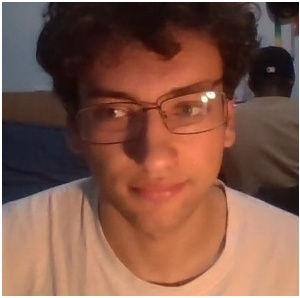
#> input picture AIProcess-Data/data_faces/2024-05-19_16-34-03/img_face_1.jpg, 300 x 298 px
$ python -i stream_usbcam2.py   (imports and definitions only)
#> lines starting #> are read from the running program, lines starting #| are printed output that depends on the picture
#> further down, picture is the input picture: shape (298, 300, 3); mean B, G, R 71.9, 87.1, 128.6
import cv2
from flask import Flask, Response

# [1 line not run here, left out]

def webcam_stream():
    cap = cv2.VideoCapture(2)  # Use the first webcam (index 0)
    # cap.set(cv2.CAP_PROP_FPS, 5)

    while True:
        ret, frame = cap.read()
        if not ret:
            break

        # Resize the frame to VGA resolution (640x480)
        # rframe = cv2.resize(frame, (320, 240))
        rframe = cv2.resize(frame, (640, 480))

        rframe = auto_adjust_brightness_contrast(rframe)

        # Convert the frame to JPEG format
        ret, jpeg = cv2.imencode('.jpg', rframe)
        if not ret:
            break

        # Yield the JPEG frame
        yield (b'--123456789000000000000987654321\r\n' b'Content-Type: image/jpeg\r\n\r\n' + jpeg.tobytes() + b'\r\n')

    cap.release()

def auto_adjust_brightness_contrast(image):
    # Convert image to LAB color space
    lab = cv2.cvtColor(image, cv2.COLOR_BGR2LAB)
#> lab: shape (298, 300, 3); mean of channels 0, 1, 2 102.7, 143.5, 143.6

    # Split channels
    l, a, b = cv2.split(lab)
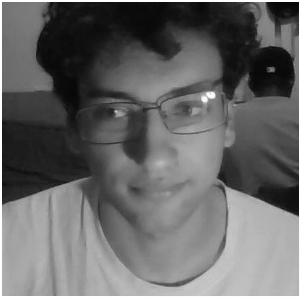
#> l: shape (298, 300); min 2, max 255, mean 102.7
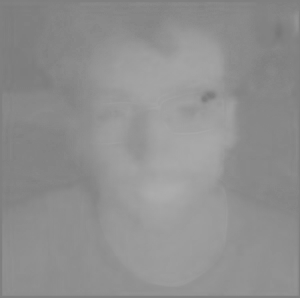
#> a: shape (298, 300); min 118, max 172, mean 143.5

    # Apply CLAHE (Contrast Limited Adaptive Histogram Equalization) to the L channel
    clahe = cv2.createCLAHE(clipLimit=3.0, tileGridSize=(8, 8))
    l_equalized = clahe.apply(l)
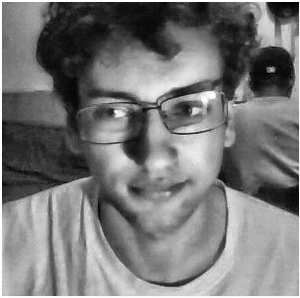
#> l_equalized: shape (298, 300); min 2, max 255, mean 120

    # Merge channels
    lab_equalized = cv2.merge((l_equalized, a, b))
#> lab_equalized: shape (298, 300, 3); mean of channels 0, 1, 2 120, 143.5, 143.6

    # Convert back to BGR color space
    equalized_image = cv2.cvtColor(lab_equalized, cv2.COLOR_LAB2BGR)
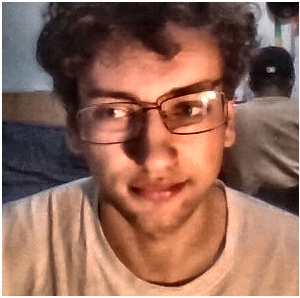
#> equalized_image: shape (298, 300, 3); mean B, G, R 88.1, 103.8, 145.6

    return equalized_image


# [4 lines that did not run here, left out]

# [2 lines not run here, left out]

>>> import cv2
>>> picture = cv2.imread('AIProcess-Data/data_faces/2024-05-19_16-34-03/img_face_1.jpg')
>>> result = auto_adjust_brightness_contrast(picture)

$ run again, on AIProcess-Data/data_faces/2024-05-19_16-34-03/img_face_3.jpg
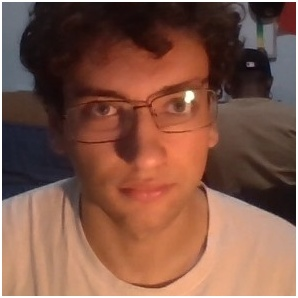
#> input picture AIProcess-Data/data_faces/2024-05-19_16-34-03/img_face_3.jpg, 298 x 298 px
#> picture is the input picture: shape (298, 298, 3); mean B, G, R 71.7, 87.3, 129.2
#> lab: shape (298, 298, 3); mean of channels 0, 1, 2 103, 143.7, 144
#> in auto_adjust_brightness_contrast, `l_equalized = clahe.apply(l)`:
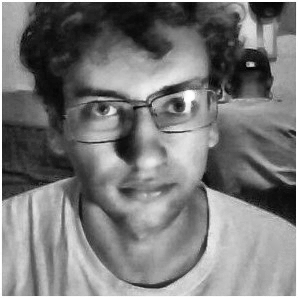
#> l_equalized: shape (298, 298); min 2, max 255, mean 121.3
#> lab_equalized: shape (298, 298, 3); mean of channels 0, 1, 2 121.3, 143.7, 144
#> in auto_adjust_brightness_contrast, `equalized_image = cv2.cvtColor(lab_equalized, cv2.COLOR_LAB2BGR)`:
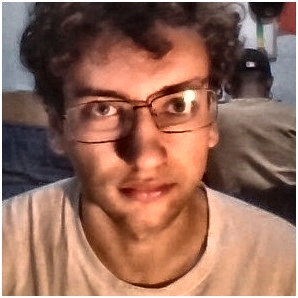
#> equalized_image: shape (298, 298, 3); mean B, G, R 88.9, 105, 147.3

$ run again, on AIProcess-Data/data_faces/2024-05-19_16-34-03/img_face_4.jpg
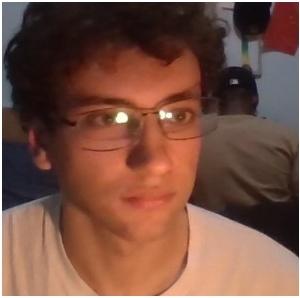
#> input picture AIProcess-Data/data_faces/2024-05-19_16-34-03/img_face_4.jpg, 300 x 298 px
#> picture is the input picture: shape (298, 300, 3); mean B, G, R 66.2, 80.1, 120.1
#> lab: shape (298, 300, 3); mean of channels 0, 1, 2 95.1, 143.2, 143
#> in auto_adjust_brightness_contrast, `l_equalized = clahe.apply(l)`:
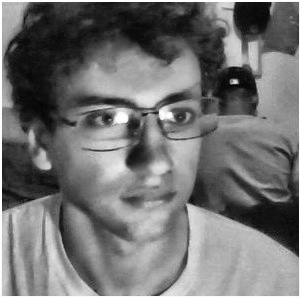
#> l_equalized: shape (298, 300); min 2, max 255, mean 114.2
#> lab_equalized: shape (298, 300, 3); mean of channels 0, 1, 2 114.2, 143.2, 143
#> in auto_adjust_brightness_contrast, `equalized_image = cv2.cvtColor(lab_equalized, cv2.COLOR_LAB2BGR)`:
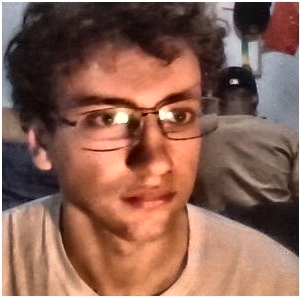
#> equalized_image: shape (298, 300, 3); mean B, G, R 84, 98.5, 139.4
